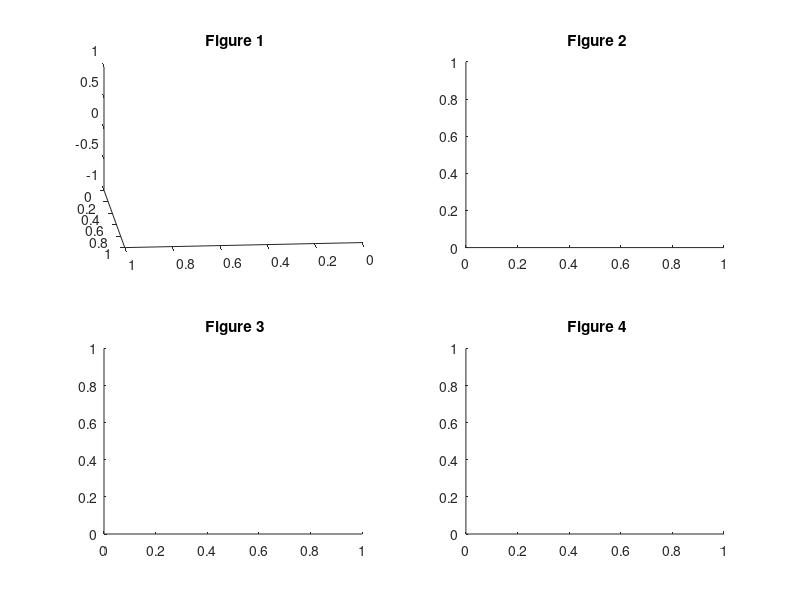

Write the MATLAB code that produced this figure. (Note: this script raises an error after producing the figure.)
% %DISABLED Setup Plot Axes
figure(1);
ax1 = subplot(2,2,1); % top left subplot
ax2 = subplot(2,2,2); % top right subplot
ax3 = subplot(2,2,3); % bottom left subplot
ax4 = subplot(2,2,4); % bottom right subplot
%[X,Y] = meshgrid(x_position_sweep,y_position_sweep);

title(ax1,' Figure 1')
title(ax2,' Figure 2')
title(ax3,' Figure 3')
title(ax4,' Figure 4')
view(ax1,[175,25])

if demoFlag
    demoText = 'Demo';
else
    demoText = 'Live';  
end
colormap('jet');